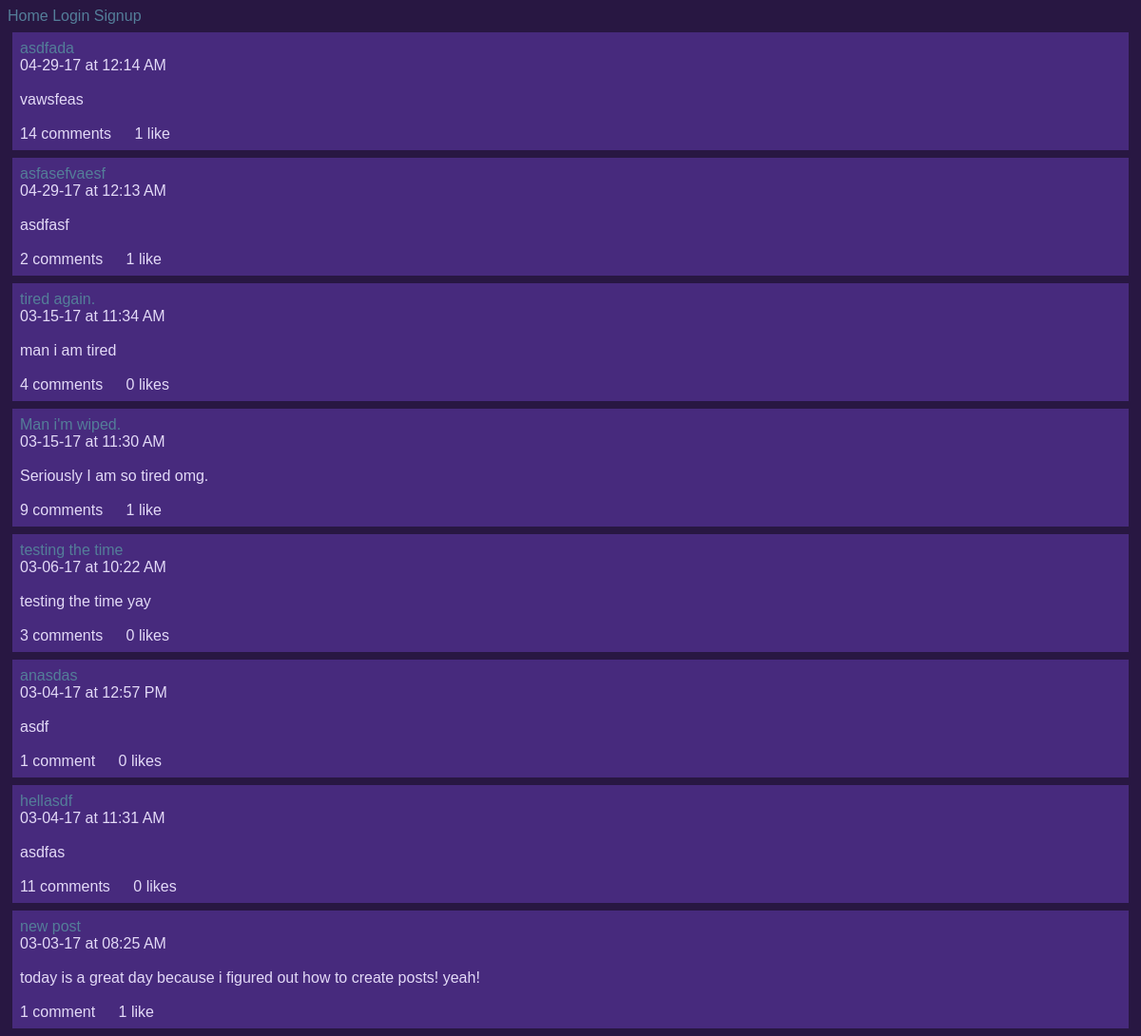
Screenshot of /ben/posts/ with the database file from the repository.
### posts/models.py (models this page shows)
class Post(models.Model):
        title = models.CharField(max_length=100)
        pub_date = models.DateTimeField('date published', auto_now_add=True)
        body = models.TextField()
        user = models.ForeignKey(User, on_delete=models.CASCADE, null=True)
        def utc_to_local(self, utc_datetime):
	        return utc_datetime.astimezone(tz=None)
        def __str__(self):
	        date = self.utc_to_local(self.pub_date).strftime('%m-%d-%y')
	        time = self.utc_to_local(self.pub_date).strftime('%I:%M %p')
	        return '%s at %s \n\n %s \n\n' % (date, time, self.body)

### posts/views.py (the view)
def index(request, username):
    try:
    	User.objects.get(username=username)
    except:
        context = {'username': None}
        return render(request, 'posts/index.html', context)
    user = User.objects.get(username=username)
    context = {'username': user}
    return render(request, 'posts/index.html', context)

### posts/templatetags/likes_features.py (called while the page is built)
@register.simple_tag
def like_text(count):
	if count == 1:
		return str(count) + " like"
	else:
		return str(count) + " likes"

@register.simple_tag
def comment_text_index(count):
	if count == 1:
		return str(count) + " comment"
	else:
		return str(count) + " comments"

### posts/templates/posts/index.html (shortened to what this page needs)
{% extends 'Blog/base.html' %}
{% load likes_features %}
{% block content %}
{% if username == None %}
	<h1>"Whoa dude, this user doesn't exist!"</h1>
{% else %}
	{% for post in username.post_set.all reversed %}
		<div class="post">
			<a href={% url 'posts:display-post' username=username post_number=post.id %}>{{ post.title|linebreaksbr }}</a> <br>
			{{ post|linebreaksbr }}
			<span class="comments">
				{% comment_text_index post.comment_set.count %}
			</span>
			<span class="likes" id="like-{{ post.id }}">
			{% like_text post.like_set.count %}
			</span>
		</div>
	{% endfor %}
{% endif %}
{% endblock content%}

### static/Blog/site.css (style rules this page uses)
a:link { text-decoration: none; color: #547E99; }
body { color: #E3DAF7; background-color: #281742; font-family: Arial, Georgia, serif; }
.post { background-color: #472A7D; padding: 8px; margin: 8px 5px; }
.comments { padding-right: 20px; color: #E3DAF7; }

### rows the page displays
Post: title "asdfada", pub_date+body "04-29-17 at 12:14 AM vawsfeas", id "14 comments", id "1 like"
Post: title "asfasefvaesf", pub_date+body "04-29-17 at 12:13 AM asdfasf", id "2 comments", id "1 like"
Post: title "tired again.", pub_date+body "03-15-17 at 11:34 AM man i am tired", id "4 comments", id "0 likes"
Post: title "Man i'm wiped.", pub_date+body "03-15-17 at 11:30 AM Seriously I am so tired omg.", id "9 comments", id "1 like"
Post: title "testing the time", pub_date+body "03-06-17 at 10:22 AM testing the time yay", id "3 comments", id "0 likes"
Post: title "anasdas", pub_date+body "03-04-17 at 12:57 PM asdf", id "1 comment", id "0 likes"
Post: title "hellasdf", pub_date+body "03-04-17 at 11:31 AM asdfas", id "11 comments", id "0 likes"
Post: title "new post", pub_date+body "03-03-17 at 08:25 AM today is a great day because i figured out how to create posts! yeah!", id "1 comment", id "1 like"
